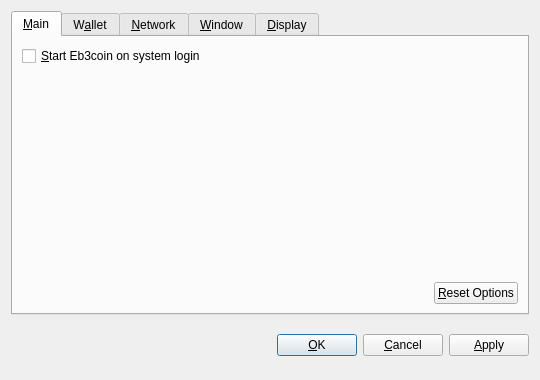
<?xml version="1.0" encoding="UTF-8"?>
<ui version="4.0">
 <class>OptionsDialog</class>
 <widget class="QDialog" name="OptionsDialog">
  <property name="geometry">
   <rect>
    <x>0</x>
    <y>0</y>
    <width>540</width>
    <height>380</height>
   </rect>
  </property>
  <property name="windowTitle">
   <string>Options</string>
  </property>
  <property name="modal">
   <bool>true</bool>
  </property>
  <layout class="QVBoxLayout" name="verticalLayout">
   <item>
    <widget class="QTabWidget" name="tabWidget">
     <property name="tabPosition">
      <enum>QTabWidget::North</enum>
     </property>
     <property name="currentIndex">
      <number>0</number>
     </property>
     <widget class="QWidget" name="tabMain">
      <attribute name="title">
       <string>&amp;Main</string>
      </attribute>
      <layout class="QVBoxLayout" name="verticalLayout_Main">
       <item>
        <widget class="QCheckBox" name="bitcoinAtStartup">
         <property name="toolTip">
          <string>Automatically start Eb3coin after logging in to the system.</string>
         </property>
         <property name="text">
          <string>&amp;Start Eb3coin on system login</string>
         </property>
        </widget>
       </item>
       <item>
        <spacer name="verticalSpacer_Main">
         <property name="orientation">
          <enum>Qt::Vertical</enum>
         </property>
         <property name="sizeHint" stdset="0">
          <size>
           <width>20</width>
           <height>40</height>
          </size>
         </property>
        </spacer>
       </item>
       <item>
        <layout class="QHBoxLayout" name="horizontalLayout_2_Main">
         <item>
          <spacer name="horizontalSpacer_2_Main">
           <property name="orientation">
            <enum>Qt::Horizontal</enum>
           </property>
           <property name="sizeHint" stdset="0">
            <size>
             <width>40</width>
             <height>20</height>
            </size>
           </property>
          </spacer>
         </item>
         <item>
          <widget class="QPushButton" name="resetButton">
           <property name="toolTip">
            <string>Reset all client options to default.</string>
           </property>
           <property name="text">
            <string>&amp;Reset Options</string>
           </property>
           <property name="autoDefault">
            <bool>false</bool>
           </property>
          </widget>
         </item>
        </layout>
       </item>
      </layout>
     </widget>
     <widget class="QWidget" name="tabWallet">
      <attribute name="title">
       <string>W&amp;allet</string>
      </attribute>
      <layout class="QVBoxLayout" name="verticalLayout_Network">
       <item>
        <widget class="QLabel" name="transactionFeeInfoLabel">
         <property name="text">
          <string>Optional transaction fee per kB that helps make sure your transactions are processed quickly. Most transactions are 1 kB.</string>
         </property>
         <property name="textFormat">
          <enum>Qt::PlainText</enum>
         </property>
         <property name="wordWrap">
          <bool>true</bool>
         </property>
        </widget>
       </item>
       <item>
        <layout class="QHBoxLayout" name="horizontalLayout_1_Main">
         <item>
          <widget class="QLabel" name="transactionFeeLabel">
           <property name="text">
            <string>Pay transaction &amp;fee</string>
           </property>
           <property name="textFormat">
            <enum>Qt::PlainText</enum>
           </property>
           <property name="buddy">
            <cstring>transactionFee</cstring>
           </property>
          </widget>
         </item>
         <item>
          <widget class="BitcoinAmountField" name="transactionFee"/>
         </item>
         <item>
          <spacer name="horizontalSpacer_1_Main">
           <property name="orientation">
            <enum>Qt::Horizontal</enum>
           </property>
           <property name="sizeHint" stdset="0">
            <size>
             <width>40</width>
             <height>20</height>
            </size>
           </property>
          </spacer>
         </item>
        </layout>
       </item>
       <item>
        <widget class="QLabel" name="label">
         <property name="text">
          <string>If you disable the spending of unconfirmed change, the change from a transaction cannot be used until that transaction has at least one confirmation. This also affects how your balance is computed.</string>
         </property>
         <property name="wordWrap">
          <bool>true</bool>
         </property>
        </widget>
       </item>
       <item>
        <widget class="QCheckBox" name="spendZeroConfChange">
         <property name="text">
          <string>Spend unconfirmed change  (experts only)</string>
         </property>
        </widget>
       </item>
       <item>
        <spacer name="verticalSpacer">
         <property name="orientation">
          <enum>Qt::Vertical</enum>
         </property>
         <property name="sizeHint" stdset="0">
          <size>
           <width>20</width>
           <height>40</height>
          </size>
         </property>
        </spacer>
       </item>
      </layout>
     </widget>
     <widget class="QWidget" name="tabNetwork">
      <attribute name="title">
       <string>&amp;Network</string>
      </attribute>
      <layout class="QVBoxLayout" name="verticalLayout_Network">
       <item>
        <widget class="QCheckBox" name="mapPortUpnp">
         <property name="toolTip">
          <string>Automatically open the Eb3coin client port on the router. This only works when your router supports UPnP and it is enabled.</string>
         </property>
         <property name="text">
          <string>Map port using &amp;UPnP</string>
         </property>
        </widget>
       </item>
       <item>
        <widget class="QCheckBox" name="connectSocks">
         <property name="toolTip">
          <string>Connect to the Eb3coin network through a SOCKS proxy (e.g. when connecting through Tor).</string>
         </property>
         <property name="text">
          <string>&amp;Connect through SOCKS proxy:</string>
         </property>
        </widget>
       </item>
       <item>
        <layout class="QHBoxLayout" name="horizontalLayout_Network">
         <item>
          <widget class="QLabel" name="proxyIpLabel">
           <property name="text">
            <string>Proxy &amp;IP:</string>
           </property>
           <property name="textFormat">
            <enum>Qt::PlainText</enum>
           </property>
           <property name="buddy">
            <cstring>proxyIp</cstring>
           </property>
          </widget>
         </item>
         <item>
          <widget class="QValidatedLineEdit" name="proxyIp">
           <property name="maximumSize">
            <size>
             <width>140</width>
             <height>16777215</height>
            </size>
           </property>
           <property name="toolTip">
            <string>IP address of the proxy (e.g. 127.0.0.1)</string>
           </property>
          </widget>
         </item>
         <item>
          <widget class="QLabel" name="proxyPortLabel">
           <property name="text">
            <string>&amp;Port:</string>
           </property>
           <property name="textFormat">
            <enum>Qt::PlainText</enum>
           </property>
           <property name="buddy">
            <cstring>proxyPort</cstring>
           </property>
          </widget>
         </item>
         <item>
          <widget class="QLineEdit" name="proxyPort">
           <property name="maximumSize">
            <size>
             <width>55</width>
             <height>16777215</height>
            </size>
           </property>
           <property name="toolTip">
            <string>Port of the proxy (e.g. 9050)</string>
           </property>
          </widget>
         </item>
         <item>
          <widget class="QLabel" name="socksVersionLabel">
           <property name="text">
            <string>SOCKS &amp;Version:</string>
           </property>
           <property name="textFormat">
            <enum>Qt::PlainText</enum>
           </property>
           <property name="buddy">
            <cstring>socksVersion</cstring>
           </property>
          </widget>
         </item>
         <item>
          <widget class="QValueComboBox" name="socksVersion">
           <property name="toolTip">
            <string>SOCKS version of the proxy (e.g. 5)</string>
           </property>
          </widget>
         </item>
         <item>
          <spacer name="horizontalSpacer_Network">
           <property name="orientation">
            <enum>Qt::Horizontal</enum>
           </property>
           <property name="sizeHint" stdset="0">
            <size>
             <width>40</width>
             <height>20</height>
            </size>
           </property>
          </spacer>
         </item>
        </layout>
       </item>
       <item>
        <spacer name="verticalSpacer_Network">
         <property name="orientation">
          <enum>Qt::Vertical</enum>
         </property>
         <property name="sizeHint" stdset="0">
          <size>
           <width>20</width>
           <height>40</height>
          </size>
         </property>
        </spacer>
       </item>
      </layout>
     </widget>
     <widget class="QWidget" name="tabWindow">
      <attribute name="title">
       <string>&amp;Window</string>
      </attribute>
      <layout class="QVBoxLayout" name="verticalLayout_Window">
       <item>
        <widget class="QCheckBox" name="minimizeToTray">
         <property name="toolTip">
          <string>Show only a tray icon after minimizing the window.</string>
         </property>
         <property name="text">
          <string>&amp;Minimize to the tray instead of the taskbar</string>
         </property>
        </widget>
       </item>
       <item>
        <widget class="QCheckBox" name="minimizeOnClose">
         <property name="toolTip">
          <string>Minimize instead of exit the application when the window is closed. When this option is enabled, the application will be closed only after selecting Quit in the menu.</string>
         </property>
         <property name="text">
          <string>M&amp;inimize on close</string>
         </property>
        </widget>
       </item>
       <item>
        <spacer name="verticalSpacer_Window">
         <property name="orientation">
          <enum>Qt::Vertical</enum>
         </property>
         <property name="sizeHint" stdset="0">
          <size>
           <width>20</width>
           <height>40</height>
          </size>
         </property>
        </spacer>
       </item>
      </layout>
     </widget>
     <widget class="QWidget" name="tabDisplay">
      <attribute name="title">
       <string>&amp;Display</string>
      </attribute>
      <layout class="QVBoxLayout" name="verticalLayout_Display">
       <item>
        <layout class="QHBoxLayout" name="horizontalLayout_1_Display">
         <item>
          <widget class="QLabel" name="langLabel">
           <property name="text">
            <string>User Interface &amp;language:</string>
           </property>
           <property name="textFormat">
            <enum>Qt::PlainText</enum>
           </property>
           <property name="buddy">
            <cstring>lang</cstring>
           </property>
          </widget>
         </item>
         <item>
          <widget class="QValueComboBox" name="lang">
           <property name="toolTip">
            <string>The user interface language can be set here. This setting will take effect after restarting Eb3coin.</string>
           </property>
          </widget>
         </item>
        </layout>
       </item>
       <item>
        <layout class="QHBoxLayout" name="horizontalLayout_2_Display">
         <item>
          <widget class="QLabel" name="unitLabel">
           <property name="text">
            <string>&amp;Unit to show amounts in:</string>
           </property>
           <property name="textFormat">
            <enum>Qt::PlainText</enum>
           </property>
           <property name="buddy">
            <cstring>unit</cstring>
           </property>
          </widget>
         </item>
         <item>
          <widget class="QValueComboBox" name="unit">
           <property name="toolTip">
            <string>Choose the default subdivision unit to show in the interface and when sending coins.</string>
           </property>
          </widget>
         </item>
        </layout>
       </item>
       <item>
        <widget class="QCheckBox" name="displayAddresses">
         <property name="toolTip">
          <string>Whether to show Eb3coin addresses in the transaction list or not.</string>
         </property>
         <property name="text">
          <string>&amp;Display addresses in transaction list</string>
         </property>
        </widget>
       </item>
       <item>
        <widget class="QCheckBox" name="coinControlFeatures">
         <property name="toolTip">
          <string>Whether to show coin control features or not.</string>
         </property>
         <property name="text">
          <string>Display coin &amp;control features (experts only!)</string>
         </property>
        </widget>
       </item>
       <item>
        <spacer name="verticalSpacer_Display">
         <property name="orientation">
          <enum>Qt::Vertical</enum>
         </property>
         <property name="sizeHint" stdset="0">
          <size>
           <width>20</width>
           <height>40</height>
          </size>
         </property>
        </spacer>
       </item>
      </layout>
     </widget>
    </widget>
   </item>
   <item>
    <layout class="QHBoxLayout" name="horizontalLayout_Buttons">
     <item>
      <spacer name="horizontalSpacer_1">
       <property name="orientation">
        <enum>Qt::Horizontal</enum>
       </property>
       <property name="sizeHint" stdset="0">
        <size>
         <width>40</width>
         <height>48</height>
        </size>
       </property>
      </spacer>
     </item>
     <item>
      <widget class="QLabel" name="statusLabel">
       <property name="font">
        <font>
         <weight>75</weight>
         <bold>true</bold>
        </font>
       </property>
       <property name="text">
        <string/>
       </property>
       <property name="textFormat">
        <enum>Qt::PlainText</enum>
       </property>
       <property name="wordWrap">
        <bool>true</bool>
       </property>
      </widget>
     </item>
     <item>
      <spacer name="horizontalSpacer_2">
       <property name="orientation">
        <enum>Qt::Horizontal</enum>
       </property>
       <property name="sizeHint" stdset="0">
        <size>
         <width>40</width>
         <height>48</height>
        </size>
       </property>
      </spacer>
     </item>
     <item>
      <widget class="QPushButton" name="okButton">
       <property name="text">
        <string>&amp;OK</string>
       </property>
      </widget>
     </item>
     <item>
      <widget class="QPushButton" name="cancelButton">
       <property name="text">
        <string>&amp;Cancel</string>
       </property>
       <property name="autoDefault">
        <bool>false</bool>
       </property>
      </widget>
     </item>
     <item>
      <widget class="QPushButton" name="applyButton">
       <property name="text">
        <string>&amp;Apply</string>
       </property>
       <property name="autoDefault">
        <bool>false</bool>
       </property>
      </widget>
     </item>
    </layout>
   </item>
  </layout>
 </widget>
 <customwidgets>
  <customwidget>
   <class>BitcoinAmountField</class>
   <extends>QSpinBox</extends>
   <header>bitcoinamountfield.h</header>
  </customwidget>
  <customwidget>
   <class>QValueComboBox</class>
   <extends>QComboBox</extends>
   <header>qvaluecombobox.h</header>
  </customwidget>
  <customwidget>
   <class>QValidatedLineEdit</class>
   <extends>QLineEdit</extends>
   <header>qvalidatedlineedit.h</header>
  </customwidget>
 </customwidgets>
 <resources/>
 <connections/>
</ui>
